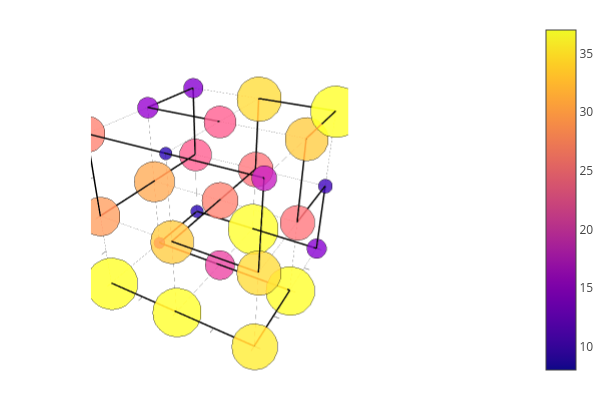

Here is the notebook cell this chart was saved with:
### Code cell
plot_cube_with_mutations_on_sphere(x, y, z, lx, ly, lz, PATHS[target_number], n_mutations_per_position)

### Figure 1 — Plotly figure (JSON) as saved in the notebook; plotly's stock layout.template omitted (floating-point values rounded to 4 significant figures; data arrays with more than 128 entries replaced by an {"elided": "..."} marker saying what was removed)
{"data": [{"colorbar": {"len": 0.9803, "title": "", "x": 0.6634, "y": 0.5}, "legendgroup": "", "line": {"color": "rgba(0, 0, 0, 0.500)", "dash": "solid", "shape": "linear", "width": 0.5}, "mode": "lines", "name": "", "scene": "scene", "showlegend": false, "type": "scatter3d", "x": [0, 2], "xaxis": "x", "y": [0, 0], "yaxis": "y", "z": [0, 0], "zaxis": "z", "zmax": 37, "zmin": 8}, {"colorbar": {"len": 0.9803, "title": "", "x": 0.6634, "y": 0.5}, "legendgroup": "", "line": {"color": "rgba(0, 0, 0, 0.500)", "dash": "solid", "shape": "linear", "width": 0.5}, "mode": "lines", "name": "", "scene": "scene", "showlegend": false, "type": "scatter3d", "x": [0, 0], "xaxis": "x", "y": [0, 2], "yaxis": "y", "z": [0, 0], "zaxis": "z", "zmax": 37, "zmin": 8}, {"colorbar": {"len": 0.9803, "title": "", "x": 0.6634, "y": 0.5}, "legendgroup": "", "line": {"color": "rgba(0, 0, 0, 0.500)", "dash": "solid", "shape": "linear", "width": 0.5}, "mode": "lines", "name": "", "scene": "scene", "showlegend": false, "type": "scatter3d", "x": [0, 0], "xaxis": "x", "y": [0, 0], "yaxis": "y", "z": [0, 2], "zaxis": "z", "zmax": 37, "zmin": 8}, {"colorbar": {"len": 0.9803, "title": "", "x": 0.6634, "y": 0.5}, "legendgroup": "", "line": {"color": "rgba(0, 0, 0, 0.500)", "dash": "solid", "shape": "linear", "width": 0.5}, "mode": "lines", "name": "", "scene": "scene", "showlegend": false, "type": "scatter3d", "x": [0, 2], "xaxis": "x", "y": [0, 0], "yaxis": "y", "z": [1, 1], "zaxis": "z", "zmax": 37, "zmin": 8}, {"colorbar": {"len": 0.9803, "title": "", "x": 0.6634, "y": 0.5}, "legendgroup": "", "line": {"color": "rgba(0, 0, 0, 0.500)", "dash": "solid", "shape": "linear", "width": 0.5}, "mode": "lines", "name": "", "scene": "scene", "showlegend": false, "type": "scatter3d", "x": [0, 0], "xaxis": "x", "y": [0, 2], "yaxis": "y", "z": [1, 1], "zaxis": "z", "zmax": 37, "zmin": 8}, {"colorbar": {"len": 0.9803, "title": "", "x": 0.6634, "y": 0.5}, "legendgroup": "", "line": {"color": "rgba(0, 0, 0, 0.500)", "dash": "solid", "shape": "linear", "width": 0.5}, "mode": "lines", "name": "", "scene": "scene", "showlegend": false, "type": "scatter3d", "x": [0, 0], "xaxis": "x", "y": [1, 1], "yaxis": "y", "z": [0, 2], "zaxis": "z", "zmax": 37, "zmin": 8}, {"colorbar": {"len": 0.9803, "title": "", "x": 0.6634, "y": 0.5}, "legendgroup": "", "line": {"color": "rgba(0, 0, 0, 0.500)", "dash": "solid", "shape": "linear", "width": 0.5}, "mode": "lines", "name": "", "scene": "scene", "showlegend": false, "type": "scatter3d", "x": [0, 2], "xaxis": "x", "y": [0, 0], "yaxis": "y", "z": [2, 2], "zaxis": "z", "zmax": 37, "zmin": 8}, {"colorbar": {"len": 0.9803, "title": "", "x": 0.6634, "y": 0.5}, "legendgroup": "", "line": {"color": "rgba(0, 0, 0, 0.500)", "dash": "solid", "shape": "linear", "width": 0.5}, "mode": "lines", "name": "", "scene": "scene", "showlegend": false, "type": "scatter3d", "x": [0, 0], "xaxis": "x", "y": [0, 2], "yaxis": "y", "z": [2, 2], "zaxis": "z", "zmax": 37, "zmin": 8}, {"colorbar": {"len": 0.9803, "title": "", "x": 0.6634, "y": 0.5}, "legendgroup": "", "line": {"color": "rgba(0, 0, 0, 0.500)", "dash": "solid", "shape": "linear", "width": 0.5}, "mode": "lines", "name": "", "scene": "scene", "showlegend": false, "type": "scatter3d", "x": [0, 0], "xaxis": "x", "y": [2, 2], "yaxis": "y", "z": [0, 2], "zaxis": "z", "zmax": 37, "zmin": 8}, {"colorbar": {"len": 0.9803, "title": "", "x": 0.6634, "y": 0.5}, "legendgroup": "", "line": {"color": "rgba(0, 0, 0, 0.500)", "dash": "solid", "shape": "linear", "width": 0.5}, "mode": "lines", "name": "", "scene": "scene", "showlegend": false, "type": "scatter3d", "x": [0, 2], "xaxis": "x", "y": [1, 1], "yaxis": "y", "z": [0, 0], "zaxis": "z", "zmax": 37, "zmin": 8}, {"colorbar": {"len": 0.9803, "title": "", "x": 0.6634, "y": 0.5}, "legendgroup": "", "line": {"color": "rgba(0, 0, 0, 0.500)", "dash": "solid", "shape": "linear", "width": 0.5}, "mode": "lines", "name": "", "scene": "scene", "showlegend": false, "type": "scatter3d", "x": [1, 1], "xaxis": "x", "y": [0, 2], "yaxis": "y", "z": [0, 0], "zaxis": "z", "zmax": 37, "zmin": 8}, {"colorbar": {"len": 0.9803, "title": "", "x": 0.6634, "y": 0.5}, "legendgroup": "", "line": {"color": "rgba(0, 0, 0, 0.500)", "dash": "solid", "shape": "linear", "width": 0.5}, "mode": "lines", "name": "", "scene": "scene", "showlegend": false, "type": "scatter3d", "x": [1, 1], "xaxis": "x", "y": [0, 0], "yaxis": "y", "z": [0, 2], "zaxis": "z", "zmax": 37, "zmin": 8}, {"colorbar": {"len": 0.9803, "title": "", "x": 0.6634, "y": 0.5}, "legendgroup": "", "line": {"color": "rgba(0, 0, 0, 0.500)", "dash": "solid", "shape": "linear", "width": 0.5}, "mode": "lines", "name": "", "scene": "scene", "showlegend": false, "type": "scatter3d", "x": [0, 2], "xaxis": "x", "y": [1, 1], "yaxis": "y", "z": [1, 1], "zaxis": "z", "zmax": 37, "zmin": 8}, {"colorbar": {"len": 0.9803, "title": "", "x": 0.6634, "y": 0.5}, "legendgroup": "", "line": {"color": "rgba(0, 0, 0, 0.500)", "dash": "solid", "shape": "linear", "width": 0.5}, "mode": "lines", "name": "", "scene": "scene", "showlegend": false, "type": "scatter3d", "x": [1, 1], "xaxis": "x", "y": [0, 2], "yaxis": "y", "z": [1, 1], "zaxis": "z", "zmax": 37, "zmin": 8}, {"colorbar": {"len": 0.9803, "title": "", "x": 0.6634, "y": 0.5}, "legendgroup": "", "line": {"color": "rgba(0, 0, 0, 0.500)", "dash": "solid", "shape": "linear", "width": 0.5}, "mode": "lines", "name": "", "scene": "scene", "showlegend": false, "type": "scatter3d", "x": [1, 1], "xaxis": "x", "y": [1, 1], "yaxis": "y", "z": [0, 2], "zaxis": "z", "zmax": 37, "zmin": 8}, {"colorbar": {"len": 0.9803, "title": "", "x": 0.6634, "y": 0.5}, "legendgroup": "", "line": {"color": "rgba(0, 0, 0, 0.500)", "dash": "solid", "shape": "linear", "width": 0.5}, "mode": "lines", "name": "", "scene": "scene", "showlegend": false, "type": "scatter3d", "x": [0, 2], "xaxis": "x", "y": [1, 1], "yaxis": "y", "z": [2, 2], "zaxis": "z", "zmax": 37, "zmin": 8}, {"colorbar": {"len": 0.9803, "title": "", "x": 0.6634, "y": 0.5}, "legendgroup": "", "line": {"color": "rgba(0, 0, 0, 0.500)", "dash": "solid", "shape": "linear", "width": 0.5}, "mode": "lines", "name": "", "scene": "scene", "showlegend": false, "type": "scatter3d", "x": [1, 1], "xaxis": "x", "y": [0, 2], "yaxis": "y", "z": [2, 2], "zaxis": "z", "zmax": 37, "zmin": 8}, {"colorbar": {"len": 0.9803, "title": "", "x": 0.6634, "y": 0.5}, "legendgroup": "", "line": {"color": "rgba(0, 0, 0, 0.500)", "dash": "solid", "shape": "linear", "width": 0.5}, "mode": "lines", "name": "", "scene": "scene", "showlegend": false, "type": "scatter3d", "x": [1, 1], "xaxis": "x", "y": [2, 2], "yaxis": "y", "z": [0, 2], "zaxis": "z", "zmax": 37, "zmin": 8}, {"colorbar": {"len": 0.9803, "title": "", "x": 0.6634, "y": 0.5}, "legendgroup": "", "line": {"color": "rgba(0, 0, 0, 0.500)", "dash": "solid", "shape": "linear", "width": 0.5}, "mode": "lines", "name": "", "scene": "scene", "showlegend": false, "type": "scatter3d", "x": [0, 2], "xaxis": "x", "y": [2, 2], "yaxis": "y", "z": [0, 0], "zaxis": "z", "zmax": 37, "zmin": 8}, {"colorbar": {"len": 0.9803, "title": "", "x": 0.6634, "y": 0.5}, "legendgroup": "", "line": {"color": "rgba(0, 0, 0, 0.500)", "dash": "solid", "shape": "linear", "width": 0.5}, "mode": "lines", "name": "", "scene": "scene", "showlegend": false, "type": "scatter3d", "x": [2, 2], "xaxis": "x", "y": [0, 2], "yaxis": "y", "z": [0, 0], "zaxis": "z", "zmax": 37, "zmin": 8}, {"colorbar": {"len": 0.9803, "title": "", "x": 0.6634, "y": 0.5}, "legendgroup": "", "line": {"color": "rgba(0, 0, 0, 0.500)", "dash": "solid", "shape": "linear", "width": 0.5}, "mode": "lines", "name": "", "scene": "scene", "showlegend": false, "type": "scatter3d", "x": [2, 2], "xaxis": "x", "y": [0, 0], "yaxis": "y", "z": [0, 2], "zaxis": "z", "zmax": 37, "zmin": 8}, {"colorbar": {"len": 0.9803, "title": "", "x": 0.6634, "y": 0.5}, "legendgroup": "", "line": {"color": "rgba(0, 0, 0, 0.500)", "dash": "solid", "shape": "linear", "width": 0.5}, "mode": "lines", "name": "", "scene": "scene", "showlegend": false, "type": "scatter3d", "x": [0, 2], "xaxis": "x", "y": [2, 2], "yaxis": "y", "z": [1, 1], "zaxis": "z", "zmax": 37, "zmin": 8}, {"colorbar": {"len": 0.9803, "title": "", "x": 0.6634, "y": 0.5}, "legendgroup": "", "line": {"color": "rgba(0, 0, 0, 0.500)", "dash": "solid", "shape": "linear", "width": 0.5}, "mode": "lines", "name": "", "scene": "scene", "showlegend": false, "type": "scatter3d", "x": [2, 2], "xaxis": "x", "y": [0, 2], "yaxis": "y", "z": [1, 1], "zaxis": "z", "zmax": 37, "zmin": 8}, {"colorbar": {"len": 0.9803, "title": "", "x": 0.6634, "y": 0.5}, "legendgroup": "", "line": {"color": "rgba(0, 0, 0, 0.500)", "dash": "solid", "shape": "linear", "width": 0.5}, "mode": "lines", "name": "", "scene": "scene", "showlegend": false, "type": "scatter3d", "x": [2, 2], "xaxis": "x", "y": [1, 1], "yaxis": "y", "z": [0, 2], "zaxis": "z", "zmax": 37, "zmin": 8}, {"colorbar": {"len": 0.9803, "title": "", "x": 0.6634, "y": 0.5}, "legendgroup": "", "line": {"color": "rgba(0, 0, 0, 0.500)", "dash": "solid", "shape": "linear", "width": 0.5}, "mode": "lines", "name": "", "scene": "scene", "showlegend": false, "type": "scatter3d", "x": [0, 2], "xaxis": "x", "y": [2, 2], "yaxis": "y", "z": [2, 2], "zaxis": "z", "zmax": 37, "zmin": 8}, {"colorbar": {"len": 0.9803, "title": "", "x": 0.6634, "y": 0.5}, "legendgroup": "", "line": {"color": "rgba(0, 0, 0, 0.500)", "dash": "solid", "shape": "linear", "width": 0.5}, "mode": "lines", "name": "", "scene": "scene", "showlegend": false, "type": "scatter3d", "x": [2, 2], "xaxis": "x", "y": [0, 2], "yaxis": "y", "z": [2, 2], "zaxis": "z", "zmax": 37, "zmin": 8}, {"colorbar": {"len": 0.9803, "title": "", "x": 0.6634, "y": 0.5}, "legendgroup": "", "line": {"color": "rgba(0, 0, 0, 0.500)", "dash": "solid", "shape": "linear", "width": 0.5}, "mode": "lines", "name": "", "scene": "scene", "showlegend": false, "type": "scatter3d", "x": [2, 2], "xaxis": "x", "y": [2, 2], "yaxis": "y", "z": [0, 2], "zaxis": "z", "zmax": 37, "zmin": 8}, {"colorbar": {"len": 0.9803, "title": "", "x": 0.6634, "y": 0.5}, "legendgroup": "", "line": {"color": "rgba(0, 0, 0, 1.000)", "dash": "solid", "shape": "linear", "width": 3}, "mode": "lines", "name": "", "scene": "scene", "showlegend": false, "type": "scatter3d", "x": [0, 1], "xaxis": "x", "y": [0, 0], "yaxis": "y", "z": [0, 0], "zaxis": "z", "zmax": 37, "zmin": 8}, {"colorbar": {"len": 0.9803, "title": "", "x": 0.6634, "y": 0.5}, "legendgroup": "", "line": {"color": "rgba(0, 0, 0, 1.000)", "dash": "solid", "shape": "linear", "width": 3}, "mode": "lines", "name": "", "scene": "scene", "showlegend": false, "type": "scatter3d", "x": [1, 2], "xaxis": "x", "y": [0, 0], "yaxis": "y", "z": [0, 0], "zaxis": "z", "zmax": 37, "zmin": 8}, {"colorbar": {"len": 0.9803, "title": "", "x": 0.6634, "y": 0.5}, "legendgroup": "", "line": {"color": "rgba(0, 0, 0, 1.000)", "dash": "solid", "shape": "linear", "width": 3}, "mode": "lines", "name": "", "scene": "scene", "showlegend": false, "type": "scatter3d", "x": [2, 2], "xaxis": "x", "y": [0, 1], "yaxis": "y", "z": [0, 0], "zaxis": "z", "zmax": 37, "zmin": 8}, {"colorbar": {"len": 0.9803, "title": "", "x": 0.6634, "y": 0.5}, "legendgroup": "", "line": {"color": "rgba(0, 0, 0, 1.000)", "dash": "solid", "shape": "linear", "width": 3}, "mode": "lines", "name": "", "scene": "scene", "showlegend": false, "type": "scatter3d", "x": [2, 1], "xaxis": "x", "y": [1, 1], "yaxis": "y", "z": [0, 0], "zaxis": "z", "zmax": 37, "zmin": 8}, {"colorbar": {"len": 0.9803, "title": "", "x": 0.6634, "y": 0.5}, "legendgroup": "", "line": {"color": "rgba(0, 0, 0, 1.000)", "dash": "solid", "shape": "linear", "width": 3}, "mode": "lines", "name": "", "scene": "scene", "showlegend": false, "type": "scatter3d", "x": [1, 0], "xaxis": "x", "y": [1, 1], "yaxis": "y", "z": [0, 0], "zaxis": "z", "zmax": 37, "zmin": 8}, {"colorbar": {"len": 0.9803, "title": "", "x": 0.6634, "y": 0.5}, "legendgroup": "", "line": {"color": "rgba(0, 0, 0, 1.000)", "dash": "solid", "shape": "linear", "width": 3}, "mode": "lines", "name": "", "scene": "scene", "showlegend": false, "type": "scatter3d", "x": [0, 0], "xaxis": "x", "y": [1, 2], "yaxis": "y", "z": [0, 0], "zaxis": "z", "zmax": 37, "zmin": 8}, {"colorbar": {"len": 0.9803, "title": "", "x": 0.6634, "y": 0.5}, "legendgroup": "", "line": {"color": "rgba(0, 0, 0, 1.000)", "dash": "solid", "shape": "linear", "width": 3}, "mode": "lines", "name": "", "scene": "scene", "showlegend": false, "type": "scatter3d", "x": [0, 1], "xaxis": "x", "y": [2, 2], "yaxis": "y", "z": [0, 0], "zaxis": "z", "zmax": 37, "zmin": 8}, {"colorbar": {"len": 0.9803, "title": "", "x": 0.6634, "y": 0.5}, "legendgroup": "", "line": {"color": "rgba(0, 0, 0, 1.000)", "dash": "solid", "shape": "linear", "width": 3}, "mode": "lines", "name": "", "scene": "scene", "showlegend": false, "type": "scatter3d", "x": [1, 2], "xaxis": "x", "y": [2, 2], "yaxis": "y", "z": [0, 0], "zaxis": "z", "zmax": 37, "zmin": 8}, {"colorbar": {"len": 0.9803, "title": "", "x": 0.6634, "y": 0.5}, "legendgroup": "", "line": {"color": "rgba(0, 0, 0, 1.000)", "dash": "solid", "shape": "linear", "width": 3}, "mode": "lines", "name": "", "scene": "scene", "showlegend": false, "type": "scatter3d", "x": [2, 2], "xaxis": "x", "y": [2, 2], "yaxis": "y", "z": [0, 1], "zaxis": "z", "zmax": 37, "zmin": 8}, {"colorbar": {"len": 0.9803, "title": "", "x": 0.6634, "y": 0.5}, "legendgroup": "", "line": {"color": "rgba(0, 0, 0, 1.000)", "dash": "solid", "shape": "linear", "width": 3}, "mode": "lines", "name": "", "scene": "scene", "showlegend": false, "type": "scatter3d", "x": [2, 2], "xaxis": "x", "y": [2, 1], "yaxis": "y", "z": [1, 1], "zaxis": "z", "zmax": 37, "zmin": 8}, {"colorbar": {"len": 0.9803, "title": "", "x": 0.6634, "y": 0.5}, "legendgroup": "", "line": {"color": "rgba(0, 0, 0, 1.000)", "dash": "solid", "shape": "linear", "width": 3}, "mode": "lines", "name": "", "scene": "scene", "showlegend": false, "type": "scatter3d", "x": [2, 2], "xaxis": "x", "y": [1, 1], "yaxis": "y", "z": [1, 2], "zaxis": "z", "zmax": 37, "zmin": 8}, {"colorbar": {"len": 0.9803, "title": "", "x": 0.6634, "y": 0.5}, "legendgroup": "", "line": {"color": "rgba(0, 0, 0, 1.000)", "dash": "solid", "shape": "linear", "width": 3}, "mode": "lines", "name": "", "scene": "scene", "showlegend": false, "type": "scatter3d", "x": [2, 2], "xaxis": "x", "y": [1, 2], "yaxis": "y", "z": [2, 2], "zaxis": "z", "zmax": 37, "zmin": 8}, {"colorbar": {"len": 0.9803, "title": "", "x": 0.6634, "y": 0.5}, "legendgroup": "", "line": {"color": "rgba(0, 0, 0, 1.000)", "dash": "solid", "shape": "linear", "width": 3}, "mode": "lines", "name": "", "scene": "scene", "showlegend": false, "type": "scatter3d", "x": [2, 1], "xaxis": "x", "y": [2, 2], "yaxis": "y", "z": [2, 2], "zaxis": "z", "zmax": 37, "zmin": 8}, {"colorbar": {"len": 0.9803, "title": "", "x": 0.6634, "y": 0.5}, "legendgroup": "", "line": {"color": "rgba(0, 0, 0, 1.000)", "dash": "solid", "shape": "linear", "width": 3}, "mode": "lines", "name": "", "scene": "scene", "showlegend": false, "type": "scatter3d", "x": [1, 1], "xaxis": "x", "y": [2, 2], "yaxis": "y", "z": [2, 1], "zaxis": "z", "zmax": 37, "zmin": 8}, {"colorbar": {"len": 0.9803, "title": "", "x": 0.6634, "y": 0.5}, "legendgroup": "", "line": {"color": "rgba(0, 0, 0, 1.000)", "dash": "solid", "shape": "linear", "width": 3}, "mode": "lines", "name": "", "scene": "scene", "showlegend": false, "type": "scatter3d", "x": [1, 1], "xaxis": "x", "y": [2, 1], "yaxis": "y", "z": [1, 1], "zaxis": "z", "zmax": 37, "zmin": 8}, {"colorbar": {"len": 0.9803, "title": "", "x": 0.6634, "y": 0.5}, "legendgroup": "", "line": {"color": "rgba(0, 0, 0, 1.000)", "dash": "solid", "shape": "linear", "width": 3}, "mode": "lines", "name": "", "scene": "scene", "showlegend": false, "type": "scatter3d", "x": [1, 1], "xaxis": "x", "y": [1, 0], "yaxis": "y", "z": [1, 1], "zaxis": "z", "zmax": 37, "zmin": 8}, {"colorbar": {"len": 0.9803, "title": "", "x": 0.6634, "y": 0.5}, "legendgroup": "", "line": {"color": "rgba(0, 0, 0, 1.000)", "dash": "solid", "shape": "linear", "width": 3}, "mode": "lines", "name": "", "scene": "scene", "showlegend": false, "type": "scatter3d", "x": [1, 2], "xaxis": "x", "y": [0, 0], "yaxis": "y", "z": [1, 1], "zaxis": "z", "zmax": 37, "zmin": 8}, {"colorbar": {"len": 0.9803, "title": "", "x": 0.6634, "y": 0.5}, "legendgroup": "", "line": {"color": "rgba(0, 0, 0, 1.000)", "dash": "solid", "shape": "linear", "width": 3}, "mode": "lines", "name": "", "scene": "scene", "showlegend": false, "type": "scatter3d", "x": [2, 2], "xaxis": "x", "y": [0, 0], "yaxis": "y", "z": [1, 2], "zaxis": "z", "zmax": 37, "zmin": 8}, {"colorbar": {"len": 0.9803, "title": "", "x": 0.6634, "y": 0.5}, "legendgroup": "", "line": {"color": "rgba(0, 0, 0, 1.000)", "dash": "solid", "shape": "linear", "width": 3}, "mode": "lines", "name": "", "scene": "scene", "showlegend": false, "type": "scatter3d", "x": [2, 1], "xaxis": "x", "y": [0, 0], "yaxis": "y", "z": [2, 2], "zaxis": "z", "zmax": 37, "zmin": 8}, {"colorbar": {"len": 0.9803, "title": "", "x": 0.6634, "y": 0.5}, "legendgroup": "", "line": {"color": "rgba(0, 0, 0, 1.000)", "dash": "solid", "shape": "linear", "width": 3}, "mode": "lines", "name": "", "scene": "scene", "showlegend": false, "type": "scatter3d", "x": [1, 0], "xaxis": "x", "y": [0, 0], "yaxis": "y", "z": [2, 2], "zaxis": "z", "zmax": 37, "zmin": 8}, {"colorbar": {"len": 0.9803, "title": "", "x": 0.6634, "y": 0.5}, "legendgroup": "", "line": {"color": "rgba(0, 0, 0, 1.000)", "dash": "solid", "shape": "linear", "width": 3}, "mode": "lines", "name": "", "scene": "scene", "showlegend": false, "type": "scatter3d", "x": [0, 0], "xaxis": "x", "y": [0, 0], "yaxis": "y", "z": [2, 1], "zaxis": "z", "zmax": 37, "zmin": 8}, {"colorbar": {"len": 0.9803, "title": "", "x": 0.6634, "y": 0.5}, "legendgroup": "", "line": {"color": "rgba(0, 0, 0, 1.000)", "dash": "solid", "shape": "linear", "width": 3}, "mode": "lines", "name": "", "scene": "scene", "showlegend": false, "type": "scatter3d", "x": [0, 0], "xaxis": "x", "y": [0, 1], "yaxis": "y", "z": [1, 1], "zaxis": "z", "zmax": 37, "zmin": 8}, {"colorbar": {"len": 0.9803, "title": "", "x": 0.6634, "y": 0.5}, "legendgroup": "", "line": {"color": "rgba(0, 0, 0, 1.000)", "dash": "solid", "shape": "linear", "width": 3}, "mode": "lines", "name": "", "scene": "scene", "showlegend": false, "type": "scatter3d", "x": [0, 0], "xaxis": "x", "y": [1, 2], "yaxis": "y", "z": [1, 1], "zaxis": "z", "zmax": 37, "zmin": 8}, {"colorbar": {"len": 0.9803, "title": "", "x": 0.6634, "y": 0.5}, "legendgroup": "", "line": {"color": "rgba(0, 0, 0, 1.000)", "dash": "solid", "shape": "linear", "width": 3}, "mode": "lines", "name": "", "scene": "scene", "showlegend": false, "type": "scatter3d", "x": [0, 0], "xaxis": "x", "y": [2, 2], "yaxis": "y", "z": [1, 2], "zaxis": "z", "zmax": 37, "zmin": 8}, {"colorbar": {"len": 0.9803, "title": "", "x": 0.6634, "y": 0.5}, "legendgroup": "", "line": {"color": "rgba(0, 0, 0, 1.000)", "dash": "solid", "shape": "linear", "width": 3}, "mode": "lines", "name": "", "scene": "scene", "showlegend": false, "type": "scatter3d", "x": [0, 0], "xaxis": "x", "y": [2, 1], "yaxis": "y", "z": [2, 2], "zaxis": "z", "zmax": 37, "zmin": 8}, {"colorbar": {"len": 0.9803, "title": "", "x": 0.6634, "y": 0.5}, "legendgroup": "", "line": {"color": "rgba(0, 0, 0, 1.000)", "dash": "solid", "shape": "linear", "width": 3}, "mode": "lines", "name": "", "scene": "scene", "showlegend": false, "type": "scatter3d", "x": [0, 1], "xaxis": "x", "y": [1, 1], "yaxis": "y", "z": [2, 2], "zaxis": "z", "zmax": 37, "zmin": 8}, {"colorbar": {"len": 0.9803, "title": "", "x": 0.6634, "y": 0.5}, "hoverinfo": "text", "legendgroup": "", "marker": {"color": "rgba(240, 249, 33, 0.800)", "line": {"color": "rgba(0, 0, 0, 0.800)", "width": 0.5}, "size": 30, "symbol": "circle"}, "mode": "markers", "name": "", "scene": "scene", "showlegend": false, "text": [15], "type": "scatter3d", "x": [0], "xaxis": "x", "y": [0], "yaxis": "y", "z": [0], "zaxis": "z", "zmax": 37, "zmin": 8}, {"colorbar": {"len": 0.9803, "title": "", "x": 0.6634, "y": 0.5}, "hoverinfo": "text", "legendgroup": "", "marker": {"color": "rgba(250, 219, 36, 0.800)", "line": {"color": "rgba(0, 0, 0, 0.800)", "width": 0.5}, "size": 28.38, "symbol": "circle"}, "mode": "markers", "name": "", "scene": "scene", "showlegend": false, "text": [14.19], "type": "scatter3d", "x": [1], "xaxis": "x", "y": [0], "yaxis": "y", "z": [0], "zaxis": "z", "zmax": 37, "zmin": 8}, {"colorbar": {"len": 0.9803, "title": "", "x": 0.6634, "y": 0.5}, "hoverinfo": "text", "legendgroup": "", "marker": {"color": "rgba(254, 190, 42, 0.800)", "line": {"color": "rgba(0, 0, 0, 0.800)", "width": 0.5}, "size": 26.76, "symbol": "circle"}, "mode": "markers", "name": "", "scene": "scene", "showlegend": false, "text": [13.38], "type": "scatter3d", "x": [2], "xaxis": "x", "y": [0], "yaxis": "y", "z": [0], "zaxis": "z", "zmax": 37, "zmin": 8}, {"colorbar": {"len": 0.9803, "title": "", "x": 0.6634, "y": 0.5}, "hoverinfo": "text", "legendgroup": "", "marker": {"color": "rgba(13, 8, 135, 0.800)", "line": {"color": "rgba(0, 0, 0, 0.800)", "width": 0.5}, "size": 6.486, "symbol": "circle"}, "mode": "markers", "name": "", "scene": "scene", "showlegend": false, "text": [3.243], "type": "scatter3d", "x": [0], "xaxis": "x", "y": [1], "yaxis": "y", "z": [0], "zaxis": "z", "zmax": 37, "zmin": 8}, {"colorbar": {"len": 0.9803, "title": "", "x": 0.6634, "y": 0.5}, "hoverinfo": "text", "legendgroup": "", "marker": {"color": "rgba(190, 56, 132, 0.800)", "line": {"color": "rgba(0, 0, 0, 0.800)", "width": 0.5}, "size": 17.03, "symbol": "circle"}, "mode": "markers", "name": "", "scene": "scene", "showlegend": false, "text": [8.514], "type": "scatter3d", "x": [1], "xaxis": "x", "y": [1], "yaxis": "y", "z": [0], "zaxis": "z", "zmax": 37, "zmin": 8}, {"colorbar": {"len": 0.9803, "title": "", "x": 0.6634, "y": 0.5}, "hoverinfo": "text", "legendgroup": "", "marker": {"color": "rgba(250, 219, 36, 0.800)", "line": {"color": "rgba(0, 0, 0, 0.800)", "width": 0.5}, "size": 28.38, "symbol": "circle"}, "mode": "markers", "name": "", "scene": "scene", "showlegend": false, "text": [14.19], "type": "scatter3d", "x": [2], "xaxis": "x", "y": [1], "yaxis": "y", "z": [0], "zaxis": "z", "zmax": 37, "zmin": 8}, {"colorbar": {"len": 0.9803, "title": "", "x": 0.6634, "y": 0.5}, "hoverinfo": "text", "legendgroup": "", "marker": {"color": "rgba(35, 6, 144, 0.800)", "line": {"color": "rgba(0, 0, 0, 0.800)", "width": 0.5}, "size": 7.297, "symbol": "circle"}, "mode": "markers", "name": "", "scene": "scene", "showlegend": false, "text": [3.649], "type": "scatter3d", "x": [0], "xaxis": "x", "y": [2], "yaxis": "y", "z": [0], "zaxis": "z", "zmax": 37, "zmin": 8}, {"colorbar": {"len": 0.9803, "title": "", "x": 0.6634, "y": 0.5}, "hoverinfo": "text", "legendgroup": "", "marker": {"color": "rgba(245, 234, 38, 0.800)", "line": {"color": "rgba(0, 0, 0, 0.800)", "width": 0.5}, "size": 29.19, "symbol": "circle"}, "mode": "markers", "name": "", "scene": "scene", "showlegend": false, "text": [14.59], "type": "scatter3d", "x": [1], "xaxis": "x", "y": [2], "yaxis": "y", "z": [0], "zaxis": "z", "zmax": 37, "zmin": 8}, {"colorbar": {"len": 0.9803, "title": "", "x": 0.6634, "y": 0.5}, "hoverinfo": "text", "legendgroup": "", "marker": {"color": "rgba(109, 0, 168, 0.800)", "line": {"color": "rgba(0, 0, 0, 0.800)", "width": 0.5}, "size": 11.35, "symbol": "circle"}, "mode": "markers", "name": "", "scene": "scene", "showlegend": false, "text": [5.676], "type": "scatter3d", "x": [2], "xaxis": "x", "y": [2], "yaxis": "y", "z": [0], "zaxis": "z", "zmax": 37, "zmin": 8}, {"colorbar": {"len": 0.9803, "title": "", "x": 0.6634, "y": 0.5}, "hoverinfo": "text", "legendgroup": "", "marker": {"color": "rgba(240, 128, 78, 0.800)", "line": {"color": "rgba(0, 0, 0, 0.800)", "width": 0.5}, "size": 22.7, "symbol": "circle"}, "mode": "markers", "name": "", "scene": "scene", "showlegend": false, "text": [11.35], "type": "scatter3d", "x": [0], "xaxis": "x", "y": [0], "yaxis": "y", "z": [1], "zaxis": "z", "zmax": 37, "zmin": 8}, {"colorbar": {"len": 0.9803, "title": "", "x": 0.6634, "y": 0.5}, "hoverinfo": "text", "legendgroup": "", "marker": {"color": "rgba(252, 164, 55, 0.800)", "line": {"color": "rgba(0, 0, 0, 0.800)", "width": 0.5}, "size": 25.14, "symbol": "circle"}, "mode": "markers", "name": "", "scene": "scene", "showlegend": false, "text": [12.57], "type": "scatter3d", "x": [1], "xaxis": "x", "y": [0], "yaxis": "y", "z": [1], "zaxis": "z", "zmax": 37, "zmin": 8}, {"colorbar": {"len": 0.9803, "title": "", "x": 0.6634, "y": 0.5}, "hoverinfo": "text", "legendgroup": "", "marker": {"color": "rgba(253, 177, 48, 0.800)", "line": {"color": "rgba(0, 0, 0, 0.800)", "width": 0.5}, "size": 25.95, "symbol": "circle"}, "mode": "markers", "name": "", "scene": "scene", "showlegend": false, "text": [12.97], "type": "scatter3d", "x": [2], "xaxis": "x", "y": [0], "yaxis": "y", "z": [1], "zaxis": "z", "zmax": 37, "zmin": 8}, {"colorbar": {"len": 0.9803, "title": "", "x": 0.6634, "y": 0.5}, "hoverinfo": "text", "legendgroup": "", "marker": {"color": "rgba(245, 139, 71, 0.800)", "line": {"color": "rgba(0, 0, 0, 0.800)", "width": 0.5}, "size": 23.51, "symbol": "circle"}, "mode": "markers", "name": "", "scene": "scene", "showlegend": false, "text": [11.76], "type": "scatter3d", "x": [0], "xaxis": "x", "y": [1], "yaxis": "y", "z": [1], "zaxis": "z", "zmax": 37, "zmin": 8}, {"colorbar": {"len": 0.9803, "title": "", "x": 0.6634, "y": 0.5}, "hoverinfo": "text", "legendgroup": "", "marker": {"color": "rgba(229, 106, 93, 0.800)", "line": {"color": "rgba(0, 0, 0, 0.800)", "width": 0.5}, "size": 21.08, "symbol": "circle"}, "mode": "markers", "name": "", "scene": "scene", "showlegend": false, "text": [10.54], "type": "scatter3d", "x": [1], "xaxis": "x", "y": [1], "yaxis": "y", "z": [1], "zaxis": "z", "zmax": 37, "zmin": 8}, {"colorbar": {"len": 0.9803, "title": "", "x": 0.6634, "y": 0.5}, "hoverinfo": "text", "legendgroup": "", "marker": {"color": "rgba(222, 96, 101, 0.800)", "line": {"color": "rgba(0, 0, 0, 0.800)", "width": 0.5}, "size": 20.27, "symbol": "circle"}, "mode": "markers", "name": "", "scene": "scene", "showlegend": false, "text": [10.14], "type": "scatter3d", "x": [2], "xaxis": "x", "y": [1], "yaxis": "y", "z": [1], "zaxis": "z", "zmax": 37, "zmin": 8}, {"colorbar": {"len": 0.9803, "title": "", "x": 0.6634, "y": 0.5}, "hoverinfo": "text", "legendgroup": "", "marker": {"color": "rgba(207, 76, 116, 0.800)", "line": {"color": "rgba(0, 0, 0, 0.800)", "width": 0.5}, "size": 18.65, "symbol": "circle"}, "mode": "markers", "name": "", "scene": "scene", "showlegend": false, "text": [9.324], "type": "scatter3d", "x": [0], "xaxis": "x", "y": [2], "yaxis": "y", "z": [1], "zaxis": "z", "zmax": 37, "zmin": 8}, {"colorbar": {"len": 0.9803, "title": "", "x": 0.6634, "y": 0.5}, "hoverinfo": "text", "legendgroup": "", "marker": {"color": "rgba(222, 96, 101, 0.800)", "line": {"color": "rgba(0, 0, 0, 0.800)", "width": 0.5}, "size": 20.27, "symbol": "circle"}, "mode": "markers", "name": "", "scene": "scene", "showlegend": false, "text": [10.14], "type": "scatter3d", "x": [1], "xaxis": "x", "y": [2], "yaxis": "y", "z": [1], "zaxis": "z", "zmax": 37, "zmin": 8}, {"colorbar": {"len": 0.9803, "title": "", "x": 0.6634, "y": 0.5}, "hoverinfo": "text", "legendgroup": "", "marker": {"color": "rgba(52, 4, 152, 0.800)", "line": {"color": "rgba(0, 0, 0, 0.800)", "width": 0.5}, "size": 8.108, "symbol": "circle"}, "mode": "markers", "name": "", "scene": "scene", "showlegend": false, "text": [4.054], "type": "scatter3d", "x": [2], "xaxis": "x", "y": [2], "yaxis": "y", "z": [1], "zaxis": "z", "zmax": 37, "zmin": 8}, {"colorbar": {"len": 0.9803, "title": "", "x": 0.6634, "y": 0.5}, "hoverinfo": "text", "legendgroup": "", "marker": {"color": "rgba(229, 106, 93, 0.800)", "line": {"color": "rgba(0, 0, 0, 0.800)", "width": 0.5}, "size": 21.08, "symbol": "circle"}, "mode": "markers", "name": "", "scene": "scene", "showlegend": false, "text": [10.54], "type": "scatter3d", "x": [0], "xaxis": "x", "y": [0], "yaxis": "y", "z": [2], "zaxis": "z", "zmax": 37, "zmin": 8}, {"colorbar": {"len": 0.9803, "title": "", "x": 0.6634, "y": 0.5}, "hoverinfo": "text", "legendgroup": "", "marker": {"color": "rgba(35, 6, 144, 0.800)", "line": {"color": "rgba(0, 0, 0, 0.800)", "width": 0.5}, "size": 7.297, "symbol": "circle"}, "mode": "markers", "name": "", "scene": "scene", "showlegend": false, "text": [3.649], "type": "scatter3d", "x": [1], "xaxis": "x", "y": [0], "yaxis": "y", "z": [2], "zaxis": "z", "zmax": 37, "zmin": 8}, {"colorbar": {"len": 0.9803, "title": "", "x": 0.6634, "y": 0.5}, "hoverinfo": "text", "legendgroup": "", "marker": {"color": "rgba(160, 26, 156, 0.800)", "line": {"color": "rgba(0, 0, 0, 0.800)", "width": 0.5}, "size": 14.59, "symbol": "circle"}, "mode": "markers", "name": "", "scene": "scene", "showlegend": false, "text": [7.297], "type": "scatter3d", "x": [2], "xaxis": "x", "y": [0], "yaxis": "y", "z": [2], "zaxis": "z", "zmax": 37, "zmin": 8}, {"colorbar": {"len": 0.9803, "title": "", "x": 0.6634, "y": 0.5}, "hoverinfo": "text", "legendgroup": "", "marker": {"color": "rgba(123, 2, 168, 0.800)", "line": {"color": "rgba(0, 0, 0, 0.800)", "width": 0.5}, "size": 12.16, "symbol": "circle"}, "mode": "markers", "name": "", "scene": "scene", "showlegend": false, "text": [6.081], "type": "scatter3d", "x": [0], "xaxis": "x", "y": [1], "yaxis": "y", "z": [2], "zaxis": "z", "zmax": 37, "zmin": 8}, {"colorbar": {"len": 0.9803, "title": "", "x": 0.6634, "y": 0.5}, "hoverinfo": "text", "legendgroup": "", "marker": {"color": "rgba(207, 76, 116, 0.800)", "line": {"color": "rgba(0, 0, 0, 0.800)", "width": 0.5}, "size": 18.65, "symbol": "circle"}, "mode": "markers", "name": "", "scene": "scene", "showlegend": false, "text": [9.324], "type": "scatter3d", "x": [1], "xaxis": "x", "y": [1], "yaxis": "y", "z": [2], "zaxis": "z", "zmax": 37, "zmin": 8}, {"colorbar": {"len": 0.9803, "title": "", "x": 0.6634, "y": 0.5}, "hoverinfo": "text", "legendgroup": "", "marker": {"color": "rgba(252, 164, 55, 0.800)", "line": {"color": "rgba(0, 0, 0, 0.800)", "width": 0.5}, "size": 25.14, "symbol": "circle"}, "mode": "markers", "name": "", "scene": "scene", "showlegend": false, "text": [12.57], "type": "scatter3d", "x": [2], "xaxis": "x", "y": [1], "yaxis": "y", "z": [2], "zaxis": "z", "zmax": 37, "zmin": 8}, {"colorbar": {"len": 0.9803, "title": "", "x": 0.6634, "y": 0.5}, "hoverinfo": "text", "legendgroup": "", "marker": {"color": "rgba(109, 0, 168, 0.800)", "line": {"color": "rgba(0, 0, 0, 0.800)", "width": 0.5}, "size": 11.35, "symbol": "circle"}, "mode": "markers", "name": "", "scene": "scene", "showlegend": false, "text": [5.676], "type": "scatter3d", "x": [0], "xaxis": "x", "y": [2], "yaxis": "y", "z": [2], "zaxis": "z", "zmax": 37, "zmin": 8}, {"colorbar": {"len": 0.9803, "title": "", "x": 0.6634, "y": 0.5}, "hoverinfo": "text", "legendgroup": "", "marker": {"color": "rgba(253, 177, 48, 0.800)", "line": {"color": "rgba(0, 0, 0, 0.800)", "width": 0.5}, "size": 25.95, "symbol": "circle"}, "mode": "markers", "name": "", "scene": "scene", "showlegend": false, "text": [12.97], "type": "scatter3d", "x": [1], "xaxis": "x", "y": [2], "yaxis": "y", "z": [2], "zaxis": "z", "zmax": 37, "zmin": 8}, {"colorbar": {"len": 0.9803, "title": "", "x": 0.6634, "y": 0.5}, "hoverinfo": "text", "legendgroup": "", "marker": {"color": "rgba(240, 249, 33, 0.800)", "line": {"color": "rgba(0, 0, 0, 0.800)", "width": 0.5}, "size": 30, "symbol": "circle"}, "mode": "markers", "name": "", "scene": "scene", "showlegend": false, "text": [15], "type": "scatter3d", "x": [2], "xaxis": "x", "y": [2], "yaxis": "y", "z": [2], "zaxis": "z", "zmax": 37, "zmin": 8}, {"colorbar": {"len": 0.9803, "title": "", "x": 0.6634, "y": 0.5}, "hoverinfo": "none", "marker": {"cmax": 37, "cmin": 8, "color": [0.5], "colorscale": {"elided": "256x2 mixed values"}, "opacity": 1e-10, "showscale": true, "size": 1e-10}, "mode": "markers", "name": "", "scene": "scene", "showlegend": false, "type": "scatter3d", "x": [0], "xaxis": "x", "y": [0], "yaxis": "y", "z": [0], "zaxis": "z", "zmax": 37, "zmin": 8}], "layout": {"annotations": [], "height": 400, "legend": {"bgcolor": "rgba(255, 255, 255, 1.000)", "bordercolor": "rgba(0, 0, 0, 1.000)", "borderwidth": 1, "font": {"color": "rgba(0, 0, 0, 1.000)", "family": "sans-serif", "size": 11}, "title": {"font": {"color": "rgba(0, 0, 0, 1.000)", "family": "sans-serif", "size": 15}, "text": ""}, "tracegroupgap": 0, "traceorder": "normal", "x": 1, "xanchor": "auto", "y": 1, "yanchor": "auto"}, "margin": {"b": 20, "l": 0, "r": 0, "t": 20}, "paper_bgcolor": "rgba(255, 255, 255, 1.000)", "plot_bgcolor": "rgba(255, 255, 255, 1.000)", "scene": {"camera": {"eye": {"x": 1.126, "y": -1.95, "z": 1.3}, "projection": "orthographic"}, "domain": {"x": [0.1732, 0.6634], "y": [0.009843, 0.9902]}, "xaxis": {"gridcolor": "rgba(0, 0, 0, 0.100)", "gridwidth": 0.5, "linecolor": "rgba(0, 0, 0, 1.000)", "mirror": false, "range": [0, 2], "showgrid": false, "showline": false, "showticklabels": false, "tickangle": 0, "ticks": "inside", "title": "", "type": "-", "visible": true, "zeroline": false, "zerolinecolor": "rgba(0, 0, 0, 1.000)"}, "yaxis": {"gridcolor": "rgba(0, 0, 0, 0.100)", "gridwidth": 0.5, "linecolor": "rgba(0, 0, 0, 1.000)", "mirror": false, "range": [0, 2], "showgrid": false, "showline": false, "showticklabels": false, "tickangle": 0, "ticks": "inside", "title": "", "type": "-", "visible": true, "zeroline": false, "zerolinecolor": "rgba(0, 0, 0, 1.000)"}, "zaxis": {"gridcolor": "rgba(0, 0, 0, 0.100)", "gridwidth": 0.5, "linecolor": "rgba(0, 0, 0, 1.000)", "mirror": false, "range": [0, 2], "showgrid": false, "showline": false, "showticklabels": false, "tickangle": 0, "ticks": "inside", "title": "", "type": "-", "visible": true, "zeroline": false, "zerolinecolor": "rgba(0, 0, 0, 1.000)"}}, "showlegend": true, "width": 600}}
